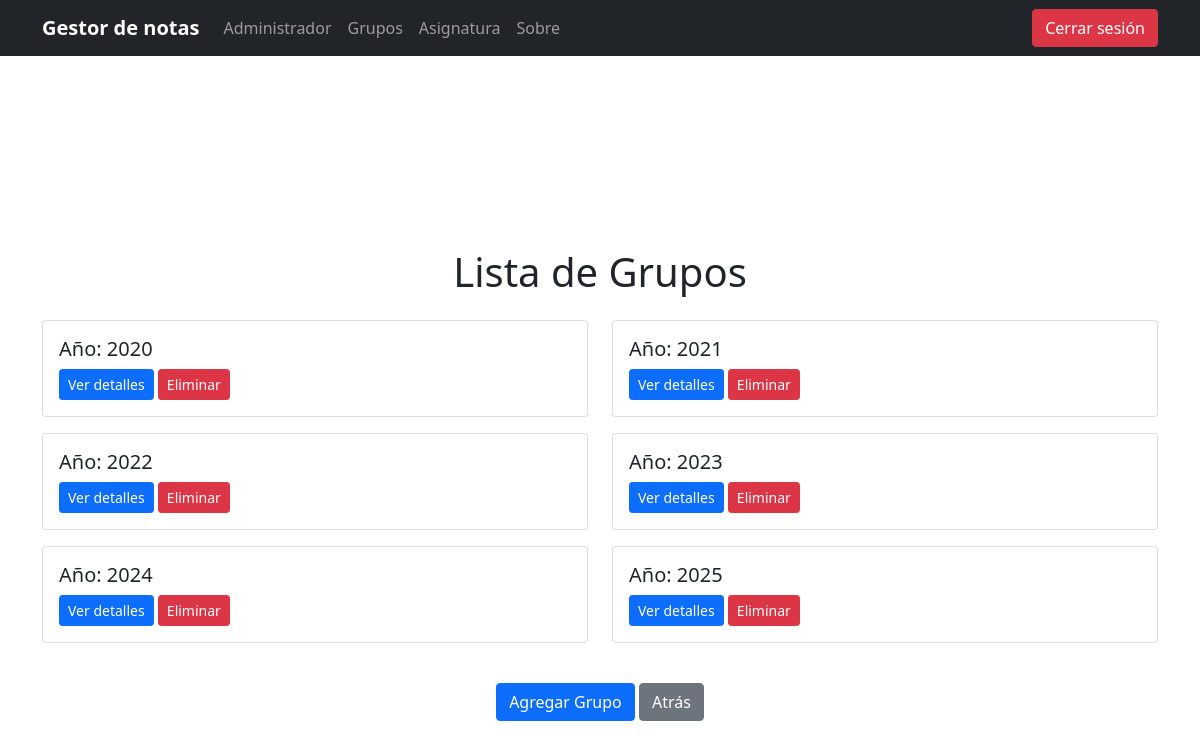
The app's page /lista_grupos/ (signed in) with its own data.
### Grupos/models.py (models this page shows, shortened)
class Grupo(models.Model):
    año = models.IntegerField(primary_key=True)

### Grupos/views.py (the view)
# urls.py: path('lista_grupos/', views.lista_grupos, name='lista_grupos'),
@login_required(login_url="login")
def lista_grupos(request):
    grupos = Grupo.objects.all()
    return render(request, 'lista_grupos.html', {'grupos': grupos})

### Grupos/templates/lista_grupos.html (shortened to what this page needs)
{% extends 'base.html' %}
{% block content %}
<div class="d-flex justify-content-center align-items-center" style="height: 100vh;">
  <div>
    <h1 class="text-center mb-4">Lista de Grupos</h1>
    <div class="row justify-content-center">
      {% for grupo in grupos %}
      <div class="col-md-6">
        <div class="card mb-3">
          <div class="card-body">
            <h5 class="card-title">Año: {{ grupo.año }}</h5>
            <a class="btn btn-primary btn-sm" href="{% url 'detalle_grupo' grupo_id=grupo.pk %}">Ver detalles</a>
            {% if perms.Grupos.delete_grupo %}
            <form class="d-inline" method="POST" action="{% url 'eliminar_grupo' grupo_id=grupo.pk %}">
              <button type="button" class="btn btn-danger btn-sm float-right" onclick="showConfirmation(this)">Eliminar</button>
            </form>
            {% endif %}
          </div>
        </div>
      </div>
      {% endfor %}
    </div>
    <div class="text-center mt-4">
      {% if perms.Grupos.add_grupo %}
      <a class="btn btn-primary mr-2" href="{% url 'crear_grupo' %}">Agregar Grupo</a>
      {% endif %}
      <a class="btn btn-secondary" href="http://127.0.0.1:8000/">Atrás</a>
    </div>
  </div>
</div>
{% endblock %}

### Grupos/templates/base.html (style rules this page uses)
body { padding-top: 60px; }
.btn-danger { background-color: #dc3545; border-color: #dc3545; }

### records on screen
Grupo: año "2020"
Grupo: año "2021"
Grupo: año "2022"
Grupo: año "2023"
Grupo: año "2024"
Grupo: año "2025"
